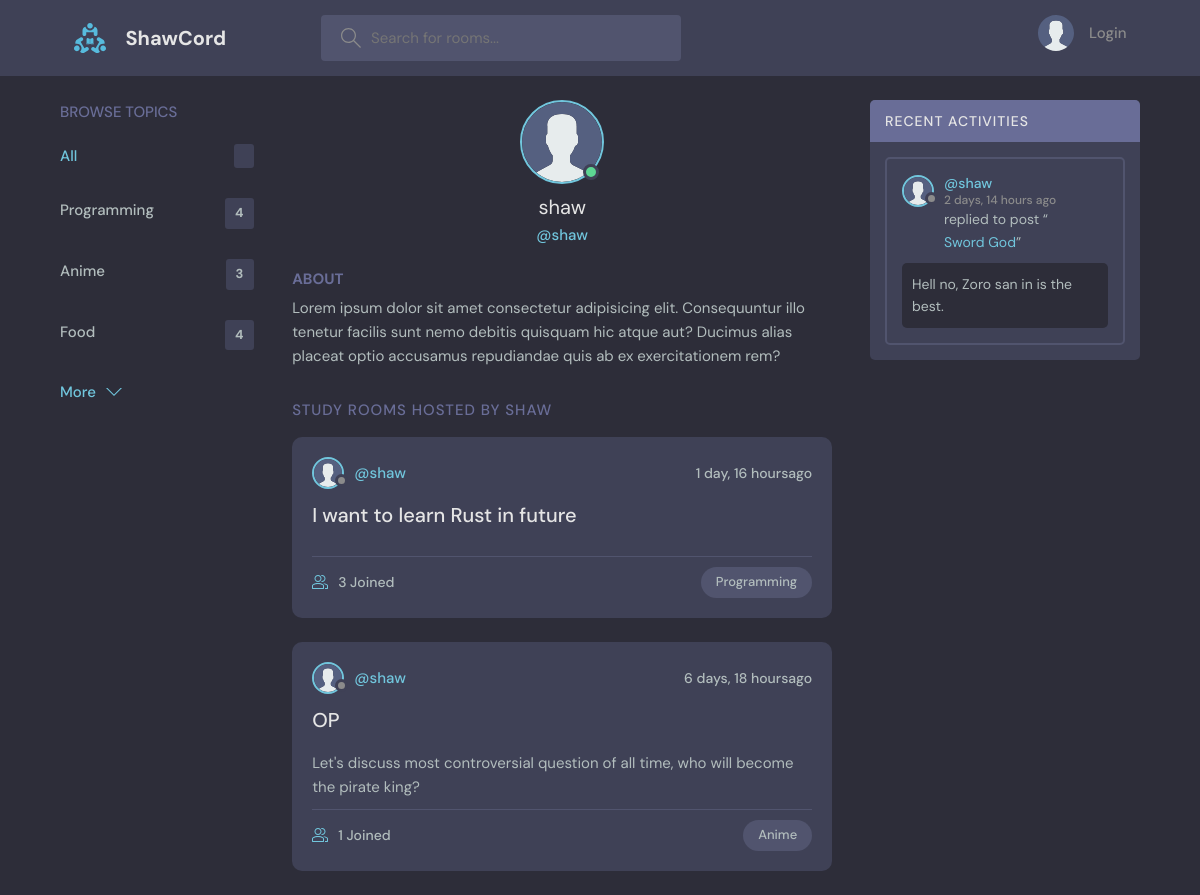
The page /profile/3 on the database its author committed.
### base/models.py (models this page shows, shortened)
class Topic(models.Model):
    name = models.CharField(max_length=200)

class Room(models.Model):
    host = models.ForeignKey(User, on_delete=models.SET_NULL, null=True)
    topic = models.ForeignKey(Topic, on_delete=models.SET_NULL, null=True)
    participants = models.ManyToManyField(User, blank=True, related_name='participants')
    name = models.CharField(max_length=200)
    description = models.TextField(null=True, blank=True)
    created_at = models.DateTimeField(auto_now_add=True)
    updated_at = models.DateTimeField(auto_now=True)
    class Meta:
        ordering = ('-updated_at','-created_at')
    def __str__(self):
        return self.name

class Message(models.Model):
    user = models.ForeignKey(User, on_delete=models.CASCADE)
    body = models.TextField()
    room = models.ForeignKey(Room, on_delete=models.CASCADE)
    created_at = models.DateTimeField(auto_now_add=True)
    updated_at = models.DateTimeField(auto_now=True)
    class Meta:
        ordering = ('-updated_at','-created_at')

### base/views.py (the view)
# urls.py: path('profile/<str:pk>', views.UserProfile, name='userProfile'),
def UserProfile(request, pk):
    user = User.objects.get(id=pk)
    rooms = user.room_set.all()
    room_messages = user.message_set.all()
    topics = Topic.objects.all()
    context = {'user': user, 'rooms': rooms, 'room_messages': room_messages, 'topics': topics}
    return render(request, 'profile.html', context)

### templates/profile.html (shortened to what this page needs)
{% extends 'main.html' %}
{% load static %}
{% block content %}
  <main class="profile-page layout layout--3">
    <div class="container">
      {% include 'topics_component.html' %}
      <div class="roomList">
        <div class="profile">
          <div class="profile__avatar">
            <div class="avatar avatar--large active">
              <img src="{% static 'assets/avatar.svg' %}" />
            </div>
          </div>
          <div class="profile__info">
            <h3>{{user.username}}</h3>
            <p>@{{user.username}}</p>
          </div>
          <div class="profile__about">
            <h3>About</h3>
            <p>
              Lorem ipsum dolor sit amet consectetur adipisicing elit. Consequuntur illo tenetur
              facilis sunt nemo debitis quisquam hic atque aut? Ducimus alias placeat optio
              accusamus repudiandae quis ab ex exercitationem rem?
            </p>
          </div>
        </div>
        <div class="roomList__header">
          <div>
            <h2>Study Rooms Hosted by {{user.username}}</h2>
          </div>
        </div>
        {% include 'feed_component.html' %}
      </div>
      {% include 'activity_component.html' %}
    </div>
  </main>
{% endblock content %}

### templates/topics_component.html (shortened to what this page needs)
<div class="topics">
      <div class="topics__header">
        <h2>Browse Topics</h2>
      </div>
      <ul class="topics__list">
        <li>
          <a href="{% url 'home' %}" class="active">All <span>{{room_count}}</span></a>
        </li>
        {% for topic in topics %}
          <li>
            <a href="{% url 'home' %}?q={{topic.name}}">{{topic.name}} <span>{{topic.room_set.all.count}}</span></a>
          </li>
        {% endfor %}
      </ul>
      <a class="btn btn--link" href="topics.html">
        More
        <svg version="1.1" xmlns="http://www.w3.org/2000/svg" width="32" height="32" viewBox="0 0 32 32">
          <title>chevron-down</title>
          <path d="M16 21l-13-13h-3l16 16 16-16h-3l-13 13z"></path>
        </svg>
      </a>
  </div>

### templates/feed_component.html (shortened to what this page needs)
{% load static %}
{% for room in rooms %}
  <div class="roomListRoom">
    <div class="roomListRoom__header">
      <a href="{% url 'userProfile' room.host.id %}" class="roomListRoom__author">
        <div class="avatar avatar--small">
          <img src="{% static 'assets/avatar.svg' %}" />
        </div>
        <span>@{{room.host.username}}</span>
      </a>
      <div class="roomListRoom__actions">
        <span>{{room.created_at | timesince}}ago</span>
      </div>
    </div>
    <div class="roomListRoom__content">
      <a href="{% url 'room' room.id %}">{{room.name}}</a>
      <p>
        {{room.description}}
      </p>
    </div>
    <div class="roomListRoom__meta">
      <a href="{% url 'room' room.id %}" class="roomListRoom__joined">
        {{room.participants.all.count}} Joined
      </a>
      <p class="roomListRoom__topic">{{room.topic.name}}</p>
    </div>
  </div>
{% endfor %}

### templates/activity_component.html (shortened to what this page needs)
{% load static %}
<div class="activities">
  <div class="activities__header">
    <h2>Recent Activities</h2>
  </div>
  {% for message in room_messages %}
    <div class="activities__box">
      <div class="activities__boxHeader roomListRoom__header">
        <a href="{% url 'userProfile' message.user.id %}" class="roomListRoom__author">
          <div class="avatar avatar--small">
            <img src="{% static 'assets/avatar.svg' %}" />
          </div>
          <p>
            @{{message.user}}
            <span>{{message.created_at|timesince}} ago</span>
          </p>
        </a>
      </div>
      <div class="activities__boxContent">
        <p>replied to post “<a href="{% url 'room' message.room.id %}">{{message.room}}</a>”</p>
        <div class="activities__boxRoomContent">
         {{message.body}}
        </div>
      </div>
    </div>
  {% endfor %}
</div>

### rows shown on the page
Topic: name "Programming", room_set.all.count "4"
Topic: name "Anime", room_set.all.count "3"
Topic: name "Food", room_set.all.count "4"
Room: host.username "shaw", created_at "1 day, 16 hours", name "I want to learn Rust in future", participants.all.count "3", topic.name "Programming"
Room: host.username "shaw", created_at "6 days, 18 hours", name "OP", description "Let's discuss most controversial question of all time, who will become the pirate king?", participants.all.count "1", topic.name "Anime"
Message: user "shaw", created_at "2 days, 14 hours", room "Sword God", body "Hell no, Zoro san in is the best."

### other values the page prints
{{ user.username }} "shaw"
{{ user.username }} "SHAW"
